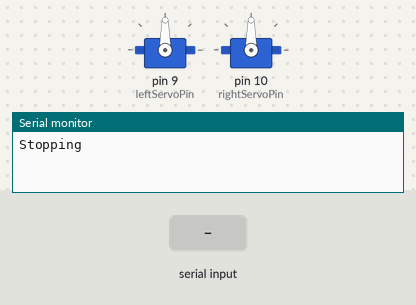
Bench run of a sketch on a simulated Arduino Uno, built with avr-gcc and run on an emulated ATmega328P. Shown: 2 × servo, the last lines printed to the serial monitor. The test bench sets the inputs (shaded band).

Above: at 1.2 s.
1.3 s: "F" received over Serial
At 2.1 s:
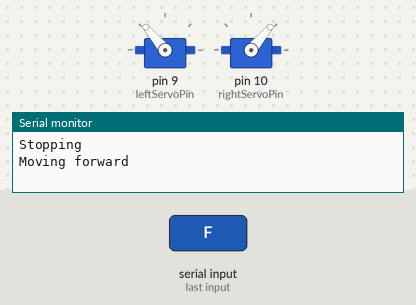
2.8 s: "L" received over Serial
At 3.2 s:
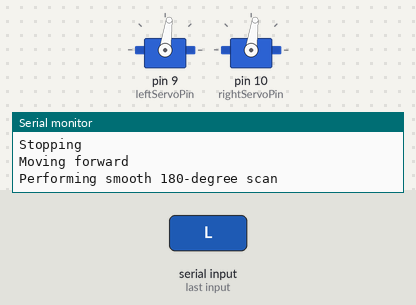
Timing chart, 0 to 17.3 s (numbered marks = the images above; inputs shaded):
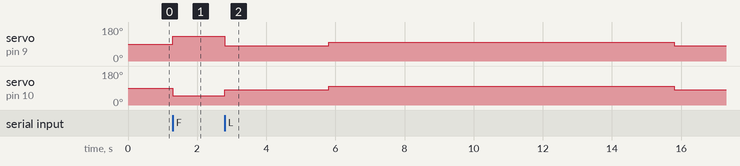

The sketch:

try.ino
```cpp
#include <Servo.h>

// Define servo pins
const int leftServoPin = 9;
const int rightServoPin = 10;

// Create servo objects
Servo leftServo;
Servo rightServo;

void setup() {
  // Set up serial communication
  Serial.begin(9600);

  // Attach servos to their pins
  leftServo.attach(leftServoPin);
  rightServo.attach(rightServoPin);

  // Stop servos initially
  stopMovement();
}

void loop() {
  // Check if there is data available from the Raspberry Pi
  if (Serial.available() > 0) {
    char command = Serial.read(); // Read the incoming command

    if (command == 'F') { // If 'F' is received, move forward
      moveForward();
    }
    else if (command == 'S') { // If 'S' is received, stop
      stopMovement();
    }
    else if (command == 'L') { // If 'L' is received, perform smooth 180-degree scanning
      smooth180Scan();
    }
  }
}

// Move both servos forward
void moveForward() {
  leftServo.write(130);  // Adjust these values based on your servo characteristics
  rightServo.write(50);   // Move the right servo forward
  Serial.println("Moving forward");
}

// Stop both servos
void stopMovement() {
  leftServo.write(90);   // Neutral position (stops the servo)
  rightServo.write(90);  // Neutral position (stops the servo)
  Serial.println("Stopping");
}

// Perform smooth 180-degree scanning left to right and back
void smooth180Scan() {
  Serial.println("Performing smooth 180-degree scan");

  // Step 1: Small turn left (move left servo backward, right servo forward)
  leftServo.write(82);  // Turn left wheel backward
  rightServo.write(82); // Turn right wheel forward
  delay(3000);          // Short left turn (adjust timing as needed)

  // Step 2: Smooth continuous right turn (left servo moves forward, right servo backward)
  leftServo.write(98); // Turn left wheel forward
  rightServo.write(98); // Turn right wheel backward
  delay(10000);          // Long right turn (adjust timing for a full 180 degrees)

  // Step 3: Smoothly turn back left (continue turning in opposite directions)
  leftServo.write(82);  // Turn left wheel backward
  rightServo.write(82); // Turn right wheel forward
  delay(3000);         // Long left turn to complete 180 degrees

  // Stop servos after completing the scan
  stopMovement();
  Serial.println("Finished smooth 180-degree scan");
}
```

Measured:
- after the input at 1.3 s, servo on pin 9 (leftServoPin): 90° → 130° at once; servo on pin 10 (rightServoPin): 90° → 50° at once
- after the input at 2.8 s, servo on pin 9 (leftServoPin): 130° → 82° at once, → 98° 3.0 s later, → 82° 10.0 s later; servo on pin 10 (rightServoPin): 50° → 82° at once, → 98° 3.0 s later, → 82° 10.0 s later
